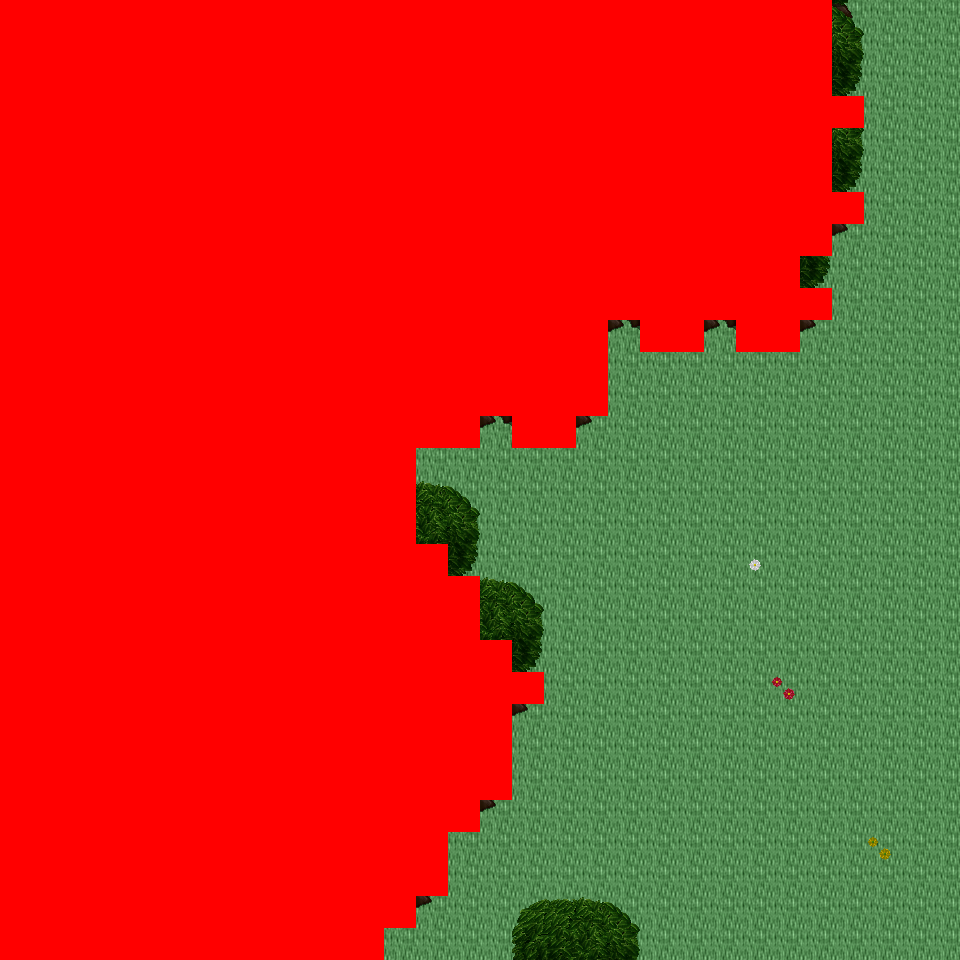

A level layout from a 2D game, rendered from its tile map. Below: a short description, then the map file with tile-grid data replaced by summaries:
An orthogonal 30x30 tile map with 32x32 px tiles, 6 tile layers (Ground, Object, Object2, Above, ...), 46 tilesets and 2 objects (2x mapExit).

<map version="1.0" orientation="orthogonal" renderorder="right-down" width="30" height="30" tilewidth="32" tileheight="32" nextobjectid="3">
  <tileset firstgid="1" name="tileset_logic_collision" tilewidth="32" tileheight="32" tilecount="1" columns="1">
    <image source="../drawable/tileset_logic_collision.png" width="32" height="32" />
  </tileset>
  <tileset firstgid="2" name="tileset_ground_ground" tilewidth="32" tileheight="32" tilecount="33" columns="3">
    <image source="../drawable/tileset_ground_ground.png" width="96" height="352" />
  </tileset>
  <tileset firstgid="35" name="tileset_building_castle" tilewidth="32" tileheight="32" tilecount="320" columns="20">
    <image source="../drawable/tileset_building_castle.png" width="640" height="512" />
  </tileset>
  <tileset firstgid="355" name="tileset_item_weapon_cannon" tilewidth="32" tileheight="32" tilecount="12" columns="3">
    <image source="../drawable/tileset_item_weapon_cannon.png" width="96" height="128" />
  </tileset>
  <tileset firstgid="367" name="tileset_item_pot_barrels_1" tilewidth="32" tileheight="32" tilecount="8" columns="4">
    <image source="../drawable/tileset_item_pot_barrels_1.png" width="128" height="64" />
  </tileset>
  <tileset firstgid="375" name="tileset_plant_tree_tree_darkgreen" tilewidth="32" tileheight="32" tilecount="88" columns="8">
    <image source="../drawable/tileset_plant_tree_tree_darkgreen.png" width="256" height="352" />
  </tileset>
  <tileset firstgid="463" name="tileset_building_decoration_chimney_big" tilewidth="32" tileheight="32" tilecount="2" columns="1">
    <image source="../drawable/tileset_building_decoration_chimney_big.png" width="32" height="64" />
  </tileset>
  <tileset firstgid="465" name="tileset_building_door_door" tilewidth="32" tileheight="32" tilecount="6" columns="3">
    <image source="../drawable/tileset_building_door_door.png" width="96" height="64" />
  </tileset>
  <tileset firstgid="471" name="tileset_building_door_closed" tilewidth="32" tileheight="32" tilecount="1" columns="1">
    <image source="../drawable/tileset_building_door_closed.png" width="32" height="32" />
  </tileset>
  <tileset firstgid="472" name="tileset_building_window_window_centered" tilewidth="32" tileheight="32" tilecount="1" columns="1">
    <image source="../drawable/tileset_building_window_window_centered.png" width="32" height="32" />
  </tileset>
  <tileset firstgid="473" name="tileset_plant_bush_bushes" tilewidth="32" tileheight="32" tilecount="10" columns="5">
    <image source="../drawable/tileset_plant_bush_bushes.png" width="160" height="64" />
  </tileset>
  <tileset firstgid="483" name="tileset_furniture_sink_pale_brown_stone" tilewidth="32" tileheight="32" tilecount="4" columns="2">
    <image source="../drawable/tileset_furniture_sink_pale_brown_stone.png" width="64" height="64" />
  </tileset>
  <tileset firstgid="487" name="tileset_logic_item_sheepfood" tilewidth="32" tileheight="32" tilecount="1" columns="1">
    <image source="../drawable/tileset_logic_item_sheepfood.png" width="32" height="32" />
  </tileset>
  <tileset firstgid="488" name="tileset_logic_creature_sheep" tilewidth="32" tileheight="32" tilecount="1" columns="1">
    <image source="../drawable/tileset_logic_creature_sheep.png" width="32" height="32" />
  </tileset>
  <tileset firstgid="489" name="tileset_ground_grass_edges" tilewidth="32" tileheight="32" tilecount="36" columns="12">
    <image source="../drawable/tileset_ground_grass_edges.png" width="384" height="96" />
  </tileset>
  <tileset firstgid="525" name="tileset_ground_grass_corners" tilewidth="32" tileheight="32" tilecount="24" columns="6">
    <image source="../drawable/tileset_ground_grass_corners.png" width="192" height="128" />
  </tileset>
  <tileset firstgid="549" name="tileset_building_decoration_chimney" tilewidth="32" tileheight="32" tilecount="2" columns="1">
    <image source="../drawable/tileset_building_decoration_chimney.png" width="32" height="64" />
  </tileset>
  <tileset firstgid="551" name="tileset_plant_tree_taller_trees" tilewidth="32" tileheight="32" tilecount="32" columns="8">
    <image source="../drawable/tileset_plant_tree_taller_trees.png" width="256" height="128" />
  </tileset>
  <tileset firstgid="583" name="tileset_plant_vine" tilewidth="32" tileheight="32" tilecount="3" columns="1">
    <image source="../drawable/tileset_plant_vine.png" width="32" height="96" />
  </tileset>
  <tileset firstgid="586" name="tileset_logic_item_fruits" tilewidth="32" tileheight="32" tilecount="16" columns="8">
    <image source="../drawable/tileset_logic_item_fruits.png" width="256" height="64" />
  </tileset>
  <tileset firstgid="602" name="tileset_logic_item_vegetable" tilewidth="32" tileheight="32" tilecount="16" columns="8">
    <image source="../drawable/tileset_logic_item_vegetable.png" width="256" height="64" />
  </tileset>
  <tileset firstgid="618" name="tileset_building_fence_fence_chunky" tilewidth="32" tileheight="32" tilecount="21" columns="3">
    <image source="../drawable/tileset_building_fence_fence_chunky.png" width="96" height="224" />
  </tileset>
  <tileset firstgid="639" name="tileset_furniture_light_lamp_blue" tilewidth="32" tileheight="32" tilecount="3" columns="1">
    <image source="../drawable/tileset_furniture_light_lamp_blue.png" width="32" height="96" />
  </tileset>
  <tileset firstgid="642" name="tileset_light_dim_light_7x5" tilewidth="32" tileheight="32" tilecount="35" columns="7">
    <image source="../drawable/tileset_light_dim_light_7x5.png" width="224" height="160" />
  </tileset>
  <tileset firstgid="677" name="tileset_logic_protection" tilewidth="32" tileheight="32" tilecount="2" columns="2">
    <image source="../drawable/tileset_logic_protection.png" width="64" height="32" />
  </tileset>
  <tileset firstgid="679" name="tileset_logic_item_resources" tilewidth="32" tileheight="32" tilecount="6" columns="6">
    <image source="../drawable/tileset_logic_item_resources.png" width="192" height="32" />
  </tileset>
  <tileset firstgid="685" name="tileset_logic_item_mushroom" tilewidth="32" tileheight="32" tilecount="6" columns="6">
    <image source="../drawable/tileset_logic_item_mushroom.png" width="192" height="32" />
  </tileset>
  <tileset firstgid="691" name="tileset_plant_flower_daisy_blue" tilewidth="32" tileheight="32" tilecount="8" columns="2">
    <image source="../drawable/tileset_plant_flower_daisy_blue.png" width="64" height="128" />
  </tileset>
  <tileset firstgid="699" name="tileset_plant_flower_daisy_red" tilewidth="32" tileheight="32" tilecount="8" columns="2">
    <image source="../drawable/tileset_plant_flower_daisy_red.png" width="64" height="128" />
  </tileset>
  <tileset firstgid="707" name="tileset_plant_flower_daisy_white" tilewidth="32" tileheight="32" tilecount="8" columns="2">
    <image source="../drawable/tileset_plant_flower_daisy_white.png" width="64" height="128" />
  </tileset>
  <tileset firstgid="715" name="tileset_plant_flower_daisy_yellow" tilewidth="32" tileheight="32" tilecount="8" columns="2">
    <image source="../drawable/tileset_plant_flower_daisy_yellow.png" width="64" height="128" />
  </tileset>
  <tileset firstgid="723" name="tileset_logic_creature_animal" tilewidth="32" tileheight="32" tilecount="32" columns="8">
    <image source="../drawable/tileset_logic_creature_animal.png" width="256" height="128" />
  </tileset>
  <tileset firstgid="755" name="tileset_logic_creature_rodent" tilewidth="32" tileheight="32" tilecount="8" columns="8">
    <image source="../drawable/tileset_logic_creature_rodent.png" width="256" height="32" />
  </tileset>
  <tileset firstgid="763" name="tileset_item_hen_nest" tilewidth="32" tileheight="32" tilecount="1" columns="1">
    <image source="../drawable/tileset_item_hen_nest.png" width="32" height="32" />
  </tileset>
  <tileset firstgid="764" name="tileset_logic_item_dairy" tilewidth="32" tileheight="32" tilecount="1" columns="1">
    <image source="../drawable/tileset_logic_item_dairy.png" width="32" height="32" />
  </tileset>
  <tileset firstgid="765" name="tileset_plant_flower_red_blue_clusters" tilewidth="32" tileheight="32" tilecount="4" columns="1">
    <image source="../drawable/tileset_plant_flower_red_blue_clusters.png" width="32" height="128" />
  </tileset>
  <tileset firstgid="769" name="tileset_plant_flower_pointed_yellow" tilewidth="32" tileheight="32" tilecount="2" columns="2">
    <image source="../drawable/tileset_plant_flower_pointed_yellow.png" width="64" height="32" />
  </tileset>
  <tileset firstgid="771" name="tileset_building_decoration_banner" tilewidth="32" tileheight="32" tilecount="12" columns="1">
    <image source="../drawable/tileset_building_decoration_banner.png" width="32" height="384" />
  </tileset>
  <tileset firstgid="783" name="tileset_logic_creature_fowl" tilewidth="32" tileheight="32" tilecount="6" columns="6">
    <image source="../drawable/tileset_logic_creature_fowl.png" width="192" height="32" />
  </tileset>
  <tileset firstgid="789" name="tileset_logic_portal" tilewidth="32" tileheight="32" tilecount="24" columns="8">
    <image source="../drawable/tileset_logic_portal.png" width="256" height="96" />
  </tileset>
  <tileset firstgid="813" name="tileset_building_cottage" tilewidth="32" tileheight="32" tilecount="256" columns="16">
    <image source="../drawable/tileset_building_cottage.png" width="512" height="512" />
  </tileset>
  <tileset firstgid="1069" name="tileset_building_roof_thatched_roof" tilewidth="32" tileheight="32" tilecount="256" columns="16">
    <image source="../drawable/tileset_building_roof_thatched_roof.png" width="512" height="512" />
  </tileset>
  <tileset firstgid="1325" name="tileset_building_door_doors" tilewidth="32" tileheight="32" tilecount="256" columns="16">
    <image source="../drawable/tileset_building_door_doors.png" width="512" height="512" />
  </tileset>
  <tileset firstgid="1581" name="tileset_building_window_windows" tilewidth="32" tileheight="32" tilecount="256" columns="16">
    <image source="../drawable/tileset_building_window_windows.png" width="512" height="512" />
  </tileset>
  <tileset firstgid="1837" name="tileset_ground_ground_3" tilewidth="32" tileheight="32" tilecount="5" columns="5">
    <image source="../drawable/tileset_ground_ground_3.png" width="160" height="32" />
  </tileset>
  <tileset firstgid="1842" name="tileset_plant_bush_leafy" tilewidth="32" tileheight="32" tilecount="48" columns="8">
    <image source="../drawable/tileset_plant_bush_leafy.png" width="256" height="192" />
  </tileset>
  <layer name="Ground" width="30" height="30">
    <data>[900 cells, 900 non-empty, 1 distinct tile ids]</data>
  </layer>
  <layer name="Object" width="30" height="30">
    <data>[900 cells, 405 non-empty, 13 distinct tile ids]</data>
  </layer>
  <layer name="Object2" width="30" height="30">
    <data>[900 cells, 0 non-empty, 0 distinct tile ids]</data>
  </layer>
  <layer name="Above" width="30" height="30">
    <data>[900 cells, 566 non-empty, 20 distinct tile ids]</data>
  </layer>
  <layer name="Above2" width="30" height="30">
    <data>[900 cells, 0 non-empty, 0 distinct tile ids]</data>
  </layer>
  <layer name="Walkable" width="30" height="30">
    <data>[900 cells, 571 non-empty, 1 distinct tile ids]</data>
  </layer>
  <objectgroup name="MapEvents">
    <object id="1" name="south" type="mapExit" x="384" y="928" width="576" height="32">
      <properties>
        <property name="map" value="level_0_x0_y43" />
        <property name="x" value="12" />
        <property name="y" value="1" />
      </properties>
    </object>
    <object id="2" name="east" type="mapExit" x="928" y="0" width="32" height="960">
      <properties>
        <property name="map" value="level_0_x1_y42" />
        <property name="x" value="1" />
        <property name="y" value="0" />
      </properties>
    </object>
  </objectgroup>
</map>
